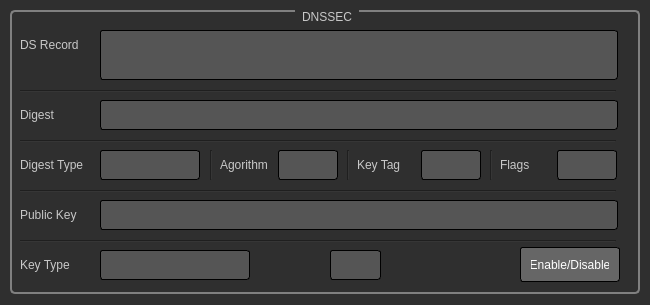
<?xml version="1.0" encoding="UTF-8"?>
<ui version="4.0">
 <class>Dialog</class>
 <widget class="QDialog" name="Dialog">
  <property name="geometry">
   <rect>
    <x>0</x>
    <y>0</y>
    <width>650</width>
    <height>305</height>
   </rect>
  </property>
  <property name="minimumSize">
   <size>
    <width>650</width>
    <height>305</height>
   </size>
  </property>
  <property name="maximumSize">
   <size>
    <width>650</width>
    <height>305</height>
   </size>
  </property>
  <property name="windowTitle">
   <string>DNSSEC</string>
  </property>
  <property name="windowIcon">
   <iconset>
    <normaloff>img/icon.ico</normaloff>img/icon.ico</iconset>
  </property>
  <property name="styleSheet">
   <string notr="true">QWidget{
background-color:rgb(47, 47, 47);
color:rgb(200, 200, 200)
}
QTabWidget::pane {
	border: 1px solid rgb(128, 128, 128);
	border-radius: 3px;
}
QTabBar::tab 
{
    background: #48555E;
    color: white;   
	padding:5px;
    border: 1px solid #000;
	border-top-left-radius: 3px;
	border-top-right-radius: 3px;
}
QTabBar::tab:selected, 
QTabBar::tab:hover 
{
    border-top-color: #1D2A32;
    border-color: #40494E;
    color: black;
    background: qlineargradient(x1: 0, y1: 0, x2: 0, y2: 1, stop: 0 #C1D8E8, stop: 1 #F0F5F8); 
}
QLineEdit, QComboBox, QTextEdit,QPlainTextEdit{
	background-color: rgb(85,85,85);
	border-color: rgb(0, 0, 0);
	border-width : 1px;
	border-style:inset;
	padding: 5px;
	border-radius:3px;
}
QPushButton{
	background:rgb(102, 102, 102);
	color:rgb(255, 255, 255);
	border-radius:3px;
	padding-top:5px;
	padding-bottom:5px;
	padding-right:10px;
	padding-left:10px;
	border-color: rgb(0, 0, 0);
	border-width : 1px;
	border-style:inset;
}
QPushButton:hover{
	background-color:rgb(128, 128, 128);
}
QPushButton:pressed{
	background-color:#A4A4A4;
	color:#000
}
QLabel{
	border:0px;
}
QCheckBox{
	border:0px;
}
QTextBrowser{
	color: rgb(230, 230, 230);
	padding:10px;
	background-image: url(template/img/logo.png);
	background-repeat: no-repeat;
  	background-attachment: fixed;
 	background-position: center;
}
QGroupBox {
    border: 2px solid gray;
    border-radius: 5px;
    margin-top: 1ex; /* leave space at the top for the title */
}

QGroupBox::title {
    subcontrol-origin: margin;
    subcontrol-position: top center; /* position at the top center */
    padding: 0 5px;
}
QGroupBox::indicator {
    width: 13px;
    height: 13px;
}
QGroupBox#groupBoxNotifications::indicator:unchecked, QGroupBox#groupBoxNotifications::indicator:checked {
	image: url(template/img/notification.png);
}
QGroupBox#groupBoxSettings::indicator:unchecked, QGroupBox#groupBoxSettings::indicator:checked {
	image: url(template/img/settings.png);
}

QGroupBox#groupBoxBrowsers::indicator:unchecked, QGroupBox#groupBoxBrowsers::indicator:checked {
	image: url(template/img/browser.png);
}

QGroupBox#groupBoxTelegram::indicator:unchecked, QGroupBox#groupBoxTelegram::indicator:checked{
	image: url(template/img/telegram.png);
}

QGroupBox#groupBoxAccountSettings::indicator:unchecked, QGroupBox#groupBoxAccountSettings::indicator:checked{
	image: url(template/img/user.png);
}

QMenuBar {
    background-color: rgb(40,40,40);
}
QMenuBar::item {
    padding: 4px 8px;
    background: transparent;
    border-radius: 4px;
}

QMenuBar::item:selected { /* when selected using mouse or keyboard */
    background: rgb(60,60,60);
	color:rgb(200,200,200);
}

QMenuBar::item:pressed {
    background: #888888;
	color: #000;
}
QHeaderView::section, QHeaderView{
	background: #48555E;
	border: 0px;
	padding-left:3px;
}
QHeaderView::item{
	border: 0px;
}
QTableCornerButton::section {
    background: #48555E;
}
QTableWidget{
	border: 1px solid gray;
	border-radius:5px;
}
QTableWidget#tableWidgetPlanetList{
	border: 2px solid gray;
	border-radius:5px;
}
</string>
  </property>
  <widget class="QGroupBox" name="groupBox">
   <property name="geometry">
    <rect>
     <x>10</x>
     <y>10</y>
     <width>630</width>
     <height>284</height>
    </rect>
   </property>
   <property name="title">
    <string>DNSSEC</string>
   </property>
   <widget class="QLabel" name="label">
    <property name="geometry">
     <rect>
      <x>10</x>
      <y>20</y>
      <width>66</width>
      <height>30</height>
     </rect>
    </property>
    <property name="text">
     <string>DS Record</string>
    </property>
   </widget>
   <widget class="QPlainTextEdit" name="plainTextEditDSRecord">
    <property name="geometry">
     <rect>
      <x>90</x>
      <y>20</y>
      <width>518</width>
      <height>50</height>
     </rect>
    </property>
    <property name="readOnly">
     <bool>true</bool>
    </property>
   </widget>
   <widget class="Line" name="line">
    <property name="geometry">
     <rect>
      <x>10</x>
      <y>80</y>
      <width>596</width>
      <height>3</height>
     </rect>
    </property>
    <property name="orientation">
     <enum>Qt::Horizontal</enum>
    </property>
   </widget>
   <widget class="QLabel" name="label_2">
    <property name="geometry">
     <rect>
      <x>10</x>
      <y>90</y>
      <width>66</width>
      <height>30</height>
     </rect>
    </property>
    <property name="text">
     <string>Digest</string>
    </property>
   </widget>
   <widget class="QLineEdit" name="lineEditDigest">
    <property name="geometry">
     <rect>
      <x>90</x>
      <y>90</y>
      <width>518</width>
      <height>30</height>
     </rect>
    </property>
    <property name="readOnly">
     <bool>true</bool>
    </property>
   </widget>
   <widget class="Line" name="line_2">
    <property name="geometry">
     <rect>
      <x>10</x>
      <y>130</y>
      <width>596</width>
      <height>3</height>
     </rect>
    </property>
    <property name="orientation">
     <enum>Qt::Horizontal</enum>
    </property>
   </widget>
   <widget class="QLabel" name="label_3">
    <property name="geometry">
     <rect>
      <x>10</x>
      <y>140</y>
      <width>66</width>
      <height>30</height>
     </rect>
    </property>
    <property name="text">
     <string>Digest Type</string>
    </property>
   </widget>
   <widget class="QLineEdit" name="lineEditDigestType">
    <property name="geometry">
     <rect>
      <x>90</x>
      <y>140</y>
      <width>100</width>
      <height>30</height>
     </rect>
    </property>
    <property name="readOnly">
     <bool>true</bool>
    </property>
   </widget>
   <widget class="Line" name="line_3">
    <property name="geometry">
     <rect>
      <x>200</x>
      <y>140</y>
      <width>3</width>
      <height>30</height>
     </rect>
    </property>
    <property name="orientation">
     <enum>Qt::Vertical</enum>
    </property>
   </widget>
   <widget class="QLabel" name="label_4">
    <property name="geometry">
     <rect>
      <x>210</x>
      <y>140</y>
      <width>55</width>
      <height>30</height>
     </rect>
    </property>
    <property name="text">
     <string>Agorithm</string>
    </property>
   </widget>
   <widget class="QLineEdit" name="lineEditAlgorithm">
    <property name="geometry">
     <rect>
      <x>268</x>
      <y>140</y>
      <width>60</width>
      <height>30</height>
     </rect>
    </property>
    <property name="readOnly">
     <bool>true</bool>
    </property>
   </widget>
   <widget class="Line" name="line_4">
    <property name="geometry">
     <rect>
      <x>337</x>
      <y>140</y>
      <width>3</width>
      <height>30</height>
     </rect>
    </property>
    <property name="orientation">
     <enum>Qt::Vertical</enum>
    </property>
   </widget>
   <widget class="QLabel" name="label_5">
    <property name="geometry">
     <rect>
      <x>347</x>
      <y>140</y>
      <width>52</width>
      <height>30</height>
     </rect>
    </property>
    <property name="text">
     <string>Key Tag</string>
    </property>
   </widget>
   <widget class="QLineEdit" name="lineEditKeyTag">
    <property name="geometry">
     <rect>
      <x>411</x>
      <y>140</y>
      <width>60</width>
      <height>30</height>
     </rect>
    </property>
    <property name="readOnly">
     <bool>true</bool>
    </property>
   </widget>
   <widget class="Line" name="line_5">
    <property name="geometry">
     <rect>
      <x>480</x>
      <y>140</y>
      <width>3</width>
      <height>30</height>
     </rect>
    </property>
    <property name="orientation">
     <enum>Qt::Vertical</enum>
    </property>
   </widget>
   <widget class="QLabel" name="label_6">
    <property name="geometry">
     <rect>
      <x>490</x>
      <y>140</y>
      <width>40</width>
      <height>30</height>
     </rect>
    </property>
    <property name="text">
     <string>Flags</string>
    </property>
   </widget>
   <widget class="QLineEdit" name="lineEditFlags">
    <property name="geometry">
     <rect>
      <x>547</x>
      <y>140</y>
      <width>60</width>
      <height>30</height>
     </rect>
    </property>
    <property name="readOnly">
     <bool>true</bool>
    </property>
   </widget>
   <widget class="Line" name="line_6">
    <property name="geometry">
     <rect>
      <x>10</x>
      <y>180</y>
      <width>596</width>
      <height>3</height>
     </rect>
    </property>
    <property name="orientation">
     <enum>Qt::Horizontal</enum>
    </property>
   </widget>
   <widget class="QLabel" name="label_7">
    <property name="geometry">
     <rect>
      <x>10</x>
      <y>190</y>
      <width>66</width>
      <height>30</height>
     </rect>
    </property>
    <property name="text">
     <string>Public Key</string>
    </property>
   </widget>
   <widget class="QLineEdit" name="lineEditPublicKey">
    <property name="geometry">
     <rect>
      <x>90</x>
      <y>190</y>
      <width>518</width>
      <height>30</height>
     </rect>
    </property>
    <property name="readOnly">
     <bool>true</bool>
    </property>
   </widget>
   <widget class="Line" name="line_7">
    <property name="geometry">
     <rect>
      <x>10</x>
      <y>230</y>
      <width>596</width>
      <height>3</height>
     </rect>
    </property>
    <property name="orientation">
     <enum>Qt::Horizontal</enum>
    </property>
   </widget>
   <widget class="QLabel" name="label_8">
    <property name="geometry">
     <rect>
      <x>10</x>
      <y>240</y>
      <width>66</width>
      <height>30</height>
     </rect>
    </property>
    <property name="text">
     <string>Key Type</string>
    </property>
   </widget>
   <widget class="QLineEdit" name="lineEditKeyType">
    <property name="geometry">
     <rect>
      <x>90</x>
      <y>240</y>
      <width>150</width>
      <height>30</height>
     </rect>
    </property>
    <property name="readOnly">
     <bool>true</bool>
    </property>
   </widget>
   <widget class="QPushButton" name="pushButtonEnableDisable">
    <property name="geometry">
     <rect>
      <x>510</x>
      <y>237</y>
      <width>100</width>
      <height>35</height>
     </rect>
    </property>
    <property name="text">
     <string>Enable/Disable</string>
    </property>
   </widget>
   <widget class="QLineEdit" name="lineEditID">
    <property name="geometry">
     <rect>
      <x>320</x>
      <y>240</y>
      <width>51</width>
      <height>30</height>
     </rect>
    </property>
    <property name="placeholderText">
     <string/>
    </property>
   </widget>
  </widget>
 </widget>
 <resources/>
 <connections/>
</ui>
